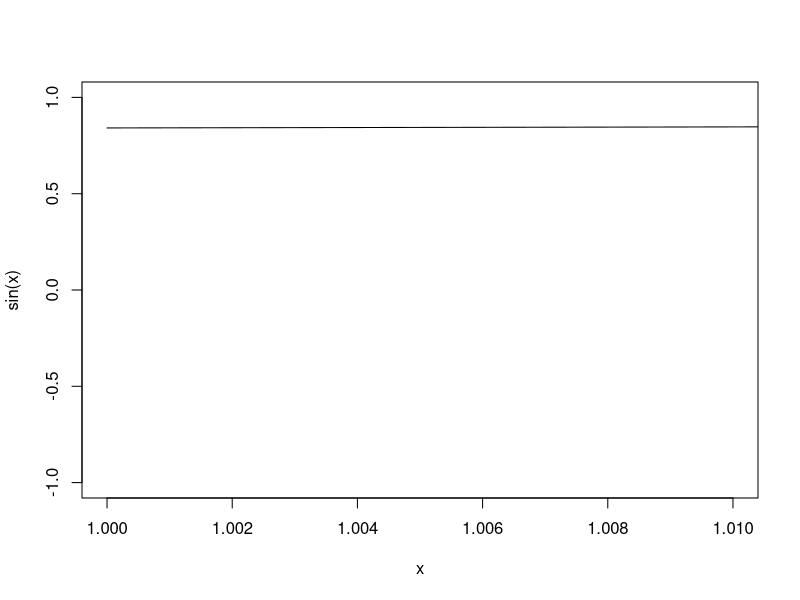

Recreate this plot in R.
sinus <- function (x=c(0,2*pi)){
  x <- seq(x[1], x[2], 0.01)
  plot(x, sin(x), type="l", xlim=c(x[1], x[2]))
}
sinus(c(1,10))


